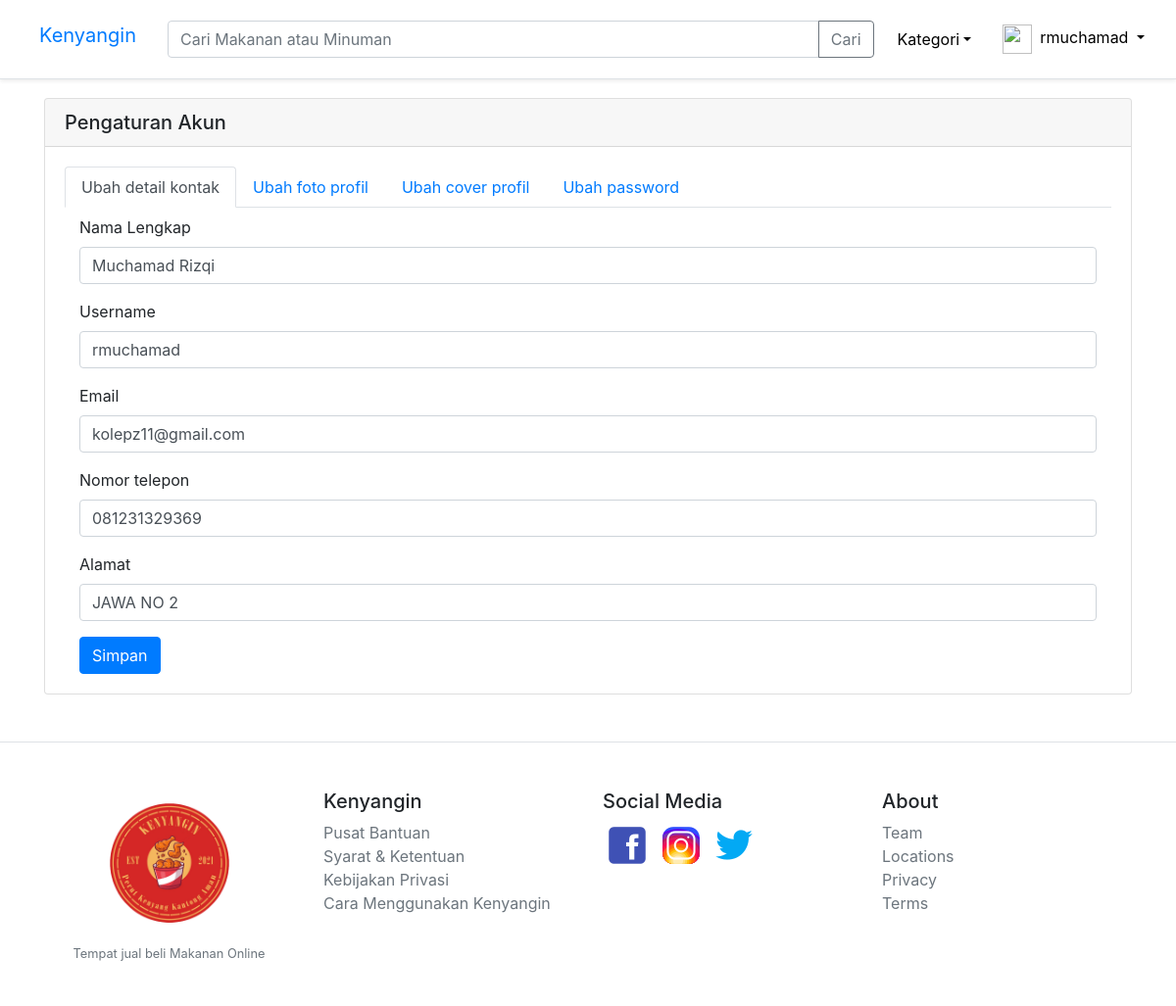
Page /pengaturan (signed in) on the committed database.
### tables this page shows
CREATE TABLE `users` (
  `id` int(11) NOT NULL,
  `id_level_user` int(11) NOT NULL,
  `nama` varchar(50) NOT NULL,
  `username` varchar(50) NOT NULL,
  `email` varchar(50) NOT NULL,
  `password` text NOT NULL,
  `nomor_telepon` varchar(13) NOT NULL,
  `alamat` text NOT NULL,
  `foto` text NOT NULL,
  `cover` text NOT NULL,
  `created_at` date NOT NULL,
  `updated_at` datetime NOT NULL
);

### app/core/Controller.php (called while the page is built, shortened)
<?php
class Controller{
	public function view($view, $data = [])
	{
		require_once './app/views/'. $view. '.php';
	}
	public function model($model)
	{
		return new $model;
	}
}

### app/core/App.php (called while the page is built, shortened)
<?php
class App
{
    protected $method = 'index';
    protected $params = [];
    public function __construct()
    {
        $this->controller = new $this->controller;
        call_user_func_array([$this->controller,$this->method],$this->params);
    }
}

### index.php (called while the page is built, shortened)
<?php
$app = new App;

### app/core/Database.php (called while the page is built, shortened)
<?php
class Database
{
	private $host = DB_HOST;
	private $user = DB_USER;
	private $pass = DB_PASS;
	private $db_name = DB_NAME;
	private $dbh;
	private $stmt;
	public function __construct()
	{
		$dsn = 'mysql:host=' . $this->host . ';dbname='. $this->db_name;
		$option = [
			PDO::ATTR_PERSISTENT => true,
			PDO::ATTR_ERRMODE => PDO::ERRMODE_EXCEPTION
		];
		try{
			$this->dbh = new PDO($dsn, $this->user, $this->pass, $option);
		} catch(PDOException $e){
			die($e->getMessage());
		}
	}
	public function query($query)
	{
		$this->stmt = $this->dbh->prepare($query);
	}
	public function bind($param, $value, $type = null)
	{
		if (is_null($type)) {
			switch (true) {
				default:
					$type = PDO::PARAM_STR;
			}
		}
		$this->stmt->bindValue($param, $value, $type);
	}
	public function execute()
	{
		$this->stmt->execute();
	}
	public function single()
	{
		$this->execute();
		return $this->stmt->fetch(PDO::FETCH_ASSOC);
	}
}

### app/models/User_model.php (called while the page is built, shortened)
<?php
class User_model
{
	private $db;
	function __construct()
	{
		$this->db = new Database;
	}
	public function getUserByid($id)
	{
		$query = "SELECT * FROM users WHERE id = :id";
		$this->db->query($query);
		$this->db->bind('id', $id);
		return $this->db->single();
	}
}

### app/views/pengaturan/index.php (the view, shortened to what this page needs)
<div class="container">
    <div class="card">
        <h5 class="card-header">
            Pengaturan Akun
        </h5>
        <div class="card-body">
            <nav>
                <div class="nav nav-tabs" id="nav-tab" role="tablist">
                    <a class="nav-item nav-link active" id="ubah-detail-kontak" data-toggle="tab" href="#nav-ubah-detail-kontak" role="tab" aria-controls="nav-ubah-detail-kontak" aria-selected="true">Ubah detail kontak</a>
                    <a class="nav-item nav-link" id="ubah-detail-profil" data-toggle="tab" href="#nav-ubah-foto-profil" role="tab" aria-controls="nav-ubah-foto-profil" aria-selected="false">Ubah foto profil</a>
                    <a class="nav-item nav-link" id="ubah-detail-profil" data-toggle="tab" href="#nav-ubah-cover-profil" role="tab" aria-controls="nav-ubah-cover-profil" aria-selected="false">Ubah cover profil</a>
                    <a class="nav-item nav-link" id="ubah-password" data-toggle="tab" href="#nav-ubah-password" role="tab" aria-controls="nav-ubah-password" aria-selected="false">Ubah password</a>
                </div>
            </nav>
            <div class="tab-content" id="nav-tabContent">
                <div class="tab-pane fade show active" id="nav-ubah-detail-kontak" role="tabpanel" aria-labelledby="ubah-detail-kontak">
                    <div class="container mt-2">
                        <form action="<?= BASEURL ?>pengaturan/ubahDetailKontak" method="post">
                            <div class="form-group">
                                <label for="nama">Nama Lengkap</label>
                                <input type="text" class="form-control" id="nama" name="nama" value="<?= $data['user']['nama'] ?>">
                            </div>
                            <div class="form-group">
                                <label for="username">Username</label>
                                <input type="username" class="form-control" id="username" name="username" value="<?= $data['user']['username'] ?>">
                            </div>
                            <div class="form-group">
                                <label for="email">Email</label>
                                <input type="email" class="form-control" id="email" name="email" value="<?= $data['user']['email'] ?>">
                            </div>
                            <div class="form-group">
                                <label for="nomor_telepon">Nomor telepon</label>
                                <input type="number" class="form-control" id="nomor_telepon" name="nomor_telepon" value="<?= $data['user']['nomor_telepon'] ?>">
                            </div>
                            <div class="form-group">
                                <label for="alamat">Alamat</label>
                                <input type="text" class="form-control" id="alamat" name="alamat" value="<?= $data['user']['alamat'] ?>">
                            </div>
                            <button type="submit" class="btn btn-primary">Simpan</button>
                        </form>
                    </div>
                </div>
            </div>
        </div>
    </div>
</div>

### rows in the picture
users: nama "Muchamad Rizqi", username "rmuchamad", email "kolepz11@gmail.com", nomor_telepon "081231329369", alamat "JAWA NO 2"

### other values in the picture
$username "rmuchamad"
